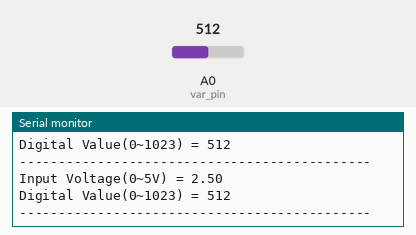
Bench run of a sketch on a simulated Arduino Uno, built with avr-gcc and run on an emulated ATmega328P. On the bench: the last lines printed to the serial monitor. The inputs (shaded band) are chosen by the test bench; at power-on: A0 (var_pin) = 512.

Above: at 2.8 s.
2.9 s: A0 (var_pin) set to 716
At 4.5 s:
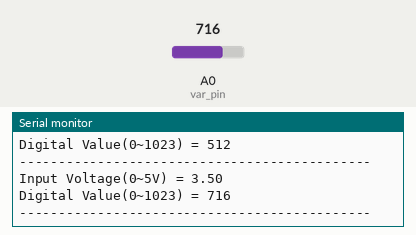
5.6 s: A0 (var_pin) set to 900
At 7.3 s:
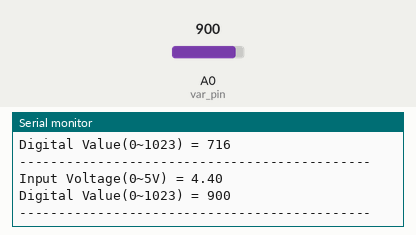
Timing chart, 0 to 8.8 s (numbered marks = the images above; inputs shaded):
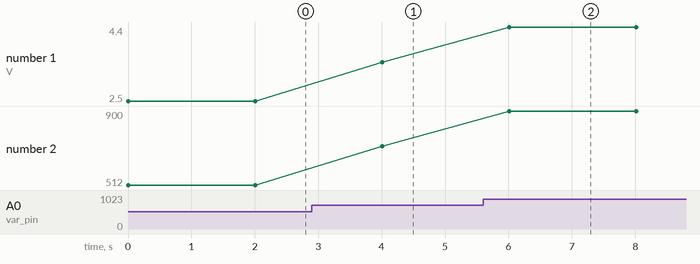

Measured:
- after the input at 2.9 s, the serial monitor: prints a new line after 1.1 s (image 1)
- after the input at 5.6 s, the serial monitor: prints a new line after 0.41 s (image 2)
- plotted number 1: 2.5 → 3.5 after the input at 2.9 s, 3.5 → 4.4 after the input at 5.6 s
- plotted number 2: 512 → 716 after the input at 2.9 s, 716 → 900 after the input at 5.6 s

The sketch:

app.ino
```cpp
const int var_pin = A0; // 가변저항 연결핀
int analog_val; // 아날로그 값 저장 변수
void setup() {
 Serial.begin(115200);
}
void loop() {
 int digital_val;
 float ff;
 digital_val = analogRead(var_pin); // 아날로그 값 디지털 변환
 ff = (float)digital_val / 1023. * 5.0; // 전압값 계산
 Serial.print("Input Voltage(0~5V) = ");
 Serial.println(ff); // 입력 전압값 출력(0~5V)
 Serial.print("Digital Value(0~1023) = ");
 Serial.println(digital_val); // 변환된 디지털 값 출력(0~1023)
 Serial.println("---------------------------------------------");

 delay(2000);
}
```
